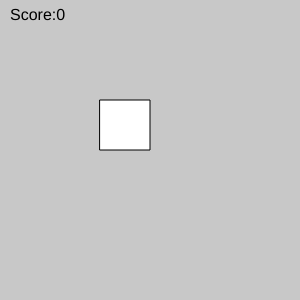
Frame 1 (no input)
Frame 60 (no input): identical to frame 1, image omitted
Frame 120 (the mouse pressed at the canvas centre since frame 60): identical to frame 1, image omitted

The p5.js sketch that drew this single still picture (run headless with seeded random() and noise() and a simulated clock; from frame 60 on, the mouse is pressed at the canvas centre):

// p5.js sketch
// ── sketch.js
//simple game with a sqaure
//everytime sqaure is pressed, it will increase the score 

let x = 100;
let y = 100;
let size = 50;
let score = 0;

function setup(){
    createCanvas(300, 300);
}

function draw(){
    background(200);
    rect(x,y,size,size);

    textSize(16);
    text('Score:' + score , 10, 20);
}

function mousePressed(){
    if (
        mouseX > x && mouseX < x + size &&
        mouseY > y && mouseY < y + size
    ) {
        score++
        x= random(0,250);
        y = random(0,250);
    }
}
